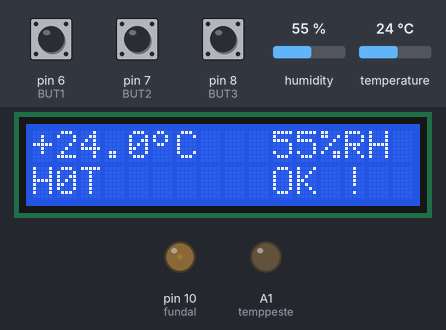
Simulated run of this sketch. Board: Arduino Uno, built with avr-gcc and run on an emulated ATmega328P. Shown: 16×2 character LCD, output pins drawn as LEDs (lit = HIGH). The inputs (shaded band) are chosen by the test bench; at power-on: pin 8 (BUT3) HIGH, pin 6 (BUT1) HIGH, pin 7 (BUT2) HIGH, humidity 55 %, temperature 24 °C. EEPROM starts erased.

Above: at 11.2 s.
11.3 s: pin 8 (BUT3) pulled LOW for 3.2 s
At 15.2 s:
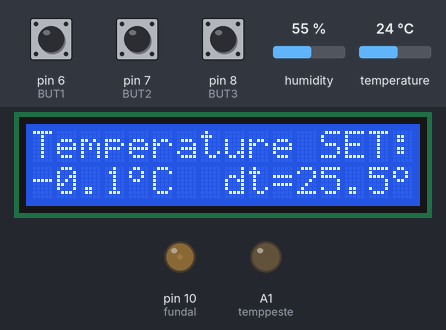
16.0 s: pin 6 (BUT1) pulled LOW for 1 s
At 17.4 s:
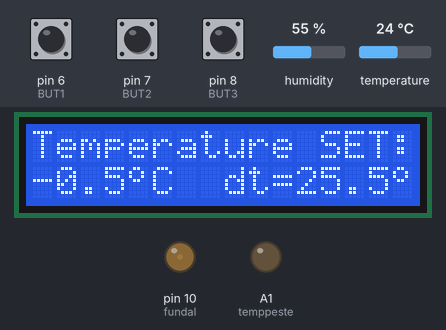
18.5 s: pin 7 (BUT2) pulled LOW for 3.2 s
At 22.9 s:
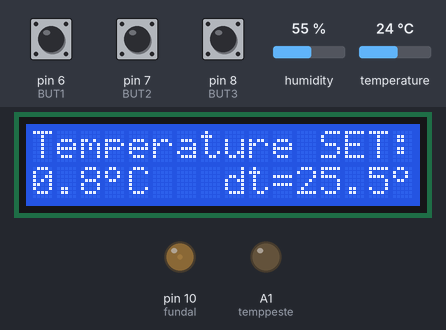
23.2 s: pin 7 (BUT2) pulled LOW for 0.15 s
24.9 s: pin 8 (BUT3) pulled LOW for 0.15 s
At 25.5 s:
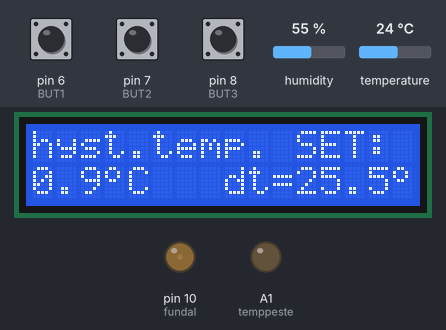
26.7 s: pin 6 (BUT1) pulled LOW for 0.15 s
At 28.0 s:
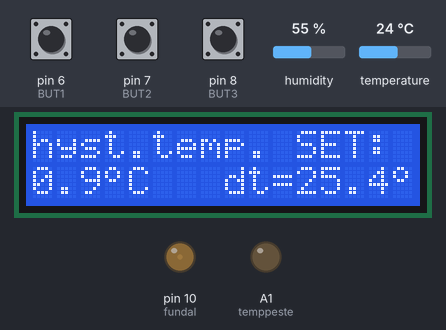
Timing chart, 0 to 29.4 s (numbered marks = the images above; inputs shaded):
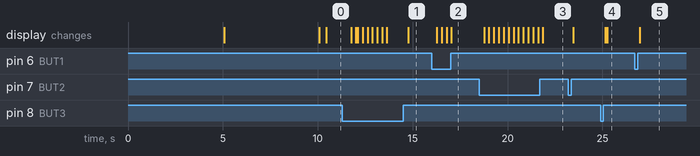

Measured:
- after the input at 11.3 s, the display: changes after 0.46 s (image 1)
- after the input at 16.0 s, the display: first changes after 0.26 s (image 2 shows a later state)
- after the input at 18.5 s, the display: first changes after 0.26 s (image 3 shows a later state)
- after the input at 24.9 s, the display: first changes after 0.25 s (image 4 shows a later state)
- after the input at 26.7 s, the display: changes after 0.26 s (image 5)

The sketch:

termostat_LCD_fundal_v4.ino
```cpp
/*
THERMOSTAR with HUMIDITY CONTROL
ver.1m0 - 28.08.2015, Craiova - Romania, Europe, Earth
ver.1m4 - 29.08.2015
ver.1m4x 0 27.05.2018
niq_ro write this sketch using parts of other sketches :)
http://www.tehnic.go.ro
http://nicuflorica.blogspot.ro/
http://arduinotehniq.blogspot.com/
Introducere iluminat de fundal - https://nicuflorica.blogspot.com/2017/08/iluminat-de-fundal-progresiv-pentru.html
ver.1m5  - 25.10.2018, Targu Mures - Pekatonix
*/

#include <LiquidCrystal.h>  //this library is included in the Arduino IDE
LiquidCrystal lcd(12, 11, 5, 4, 3, 2);
/*                                    -------------------
                                      |  LCD  | Arduino |
                                      -------------------
 LCD RS pin to digital pin 12         |  RS   |   D12   |
 LCD Enable pin to digital pin 11     |  E    |   D11   |
 LCD D4 pin to digital pin 5          |  D4   |   D6    |
 LCD D5 pin to digital pin 4          |  D5   |   D4    |
 LCD D6 pin to digital pin 3          |  D6   |   D3    |
 LCD D7 pin to digital pin 2          |  D7   |   D2    |
 LCD R/W pin to ground                |  R/W  |   GND   |
                                      -------------------
*/

// http://arduino.cc/en/Reference/LiquidCrystalCreateChar
byte grad[8] = {
  B01100,
  B10010,
  B10010,
  B01100,
  B00000,
  B00000,
  B00000,
};


// Example testing sketch for various DHT humidity/temperature sensors
// Written by ladyada, public domain
#include "DHT.h"
#define DHTPIN A0     // what pin we're connected to A0
// Uncomment whatever type you're using!
//#define DHTTYPE DHT11   // DHT 11
#define DHTTYPE DHT22   // DHT 22  (AM2302)
//#define DHTTYPE DHT21   // DHT 21 (AM2301)

// if is just sensor:
// Connect pin 1 (on the left) of the sensor to +5V
// Connect pin 2 of the sensor to whatever your DHTPIN is
// Connect pin 4 (on the right) of the sensor to GROUND
// Connect a 10K resistor from pin 2 (data) to pin 1 (power) of the sensor

DHT dht(DHTPIN, DHTTYPE);

// define pins for relay or leds
#define temppeste A1
//#define umidpeste A2

// define variable

float te, t1, tes, dete;   // variable for temperature
int has, hass, dehas;        // variable for humiditiy

byte heat;  // is 1 for heater and 0 for cooler
byte dry;   // is 1 for dryer and 0 for wetter

// part for menu: http://nicuflorica.blogspot.ro/2015/05/termostat-cu-afisaj-led.html
#define BUT1 6    // - switch
#define BUT2 7    // + switch
#define BUT3 8    // MENU switch

byte meniu = 0; // if MENIU = 0 is clasical
                // if MENIU = 1 is for temperature set (tes)
                // if MENIU = 2 is for dt temperature (dete)
                // if MENIU = 3 is for humidity set (hass)
                // if MENIU = 4 is for dh humidity (dehas)
                // if MENIU = 5 is for HEAT/COOL
                // if MENIU = 6 id for DRY/WET

// http://tronixstuff.com/2011/03/16/tutorial-your-arduinos-inbuilt-eeprom/
#include <EEPROM.h>

// https://nicuflorica.blogspot.ro/2017/08/iluminat-de-fundal-progresiv-pentru.html
#define fundal 10   // led de fundal
int inceput = 0;  // timpul in secunde cand s-a apasat butonul
int actual = 0;   // timpul actual in secunde
int ultimaapasare;  // se memoreaza timpul cand se apasa ultima dat abutonul
int timplumina = 7; // timp cant ramane fundalul aprins
byte fundalminim = 15;
byte fundalmaxim = 255;
byte nivelfundal = 15;
byte treaptanivel = 5;  // treapta scadere iluminare de la maxim la minim
byte apasat = 1;  // consideram butonul neapasat


void setup()
{

// Initialize LCD display
 lcd.begin(16, 2);
// create custom symbol
lcd.createChar(0, grad);

// Initialize DHT sensor
  dht.begin();

// define outputs
 pinMode(temppeste, OUTPUT);
 //pinMode(umidpeste, OUTPUT);

// set the default state for outputs
  digitalWrite(temppeste, LOW);
  //digitalWrite(umidpeste, LOW);

// set push buttons for menu
  pinMode(BUT1, INPUT);
  pinMode(BUT2, INPUT);
  pinMode(BUT3, INPUT);

  digitalWrite(BUT1, HIGH); // pull-ups on
  digitalWrite(BUT2, HIGH);
  digitalWrite(BUT3, HIGH);

  lcd.setCursor(0,0);
  lcd.print("thermostat");

  lcd.setCursor(0,1);
  lcd.print("sketch de niq_ro");

delay(5000);
lcd.clear();

  lcd.setCursor(0,0);
  lcd.print("modificat de");

  lcd.setCursor(0,1);
  lcd.print("Pekatonix");
delay(5000);
lcd.clear();

pinMode(BUT3, INPUT);
digitalWrite(BUT3, HIGH);

analogWrite(fundal, nivelfundal);  // se aprinde lumina de fundal la minim

inceput = millis()/1000;  // memoram timpul cand incepe sa ruleze programul (in secunde)

/*
// preset value for temperature and humidity
tes = 28.9;
dete = 0.2;
hass = 58;
dehas = 2;
heat = 1;  // is 1 for heater and 0 for cooler
dry = 1;   // is 1 for dryer and 0 for wetter
*/

/*
// just first time... after must put commnent (//)
EEPROM.write(201,0);    // tset1
EEPROM.write(202,245);  // tset2
EEPROM.write(203,5);    // dt x 10
EEPROM.write(204,45);   // hass
EEPROM.write(205,5);    // dehas
EEPROM.write(206,1);    // is 1 for heater and 0 for cooler
EEPROM.write(207,1);    // is 1 for dryer and 0 for wetter
 */

byte tset1 = EEPROM.read(201);
byte tset2 = EEPROM.read(202);
tes = 256 * tset1 + tset2;  // recover the number
tes = tes/10;
dete = EEPROM.read(203);
dete = dete/10;
hass = EEPROM.read(204);
dehas = EEPROM.read(205);
heat = EEPROM.read(206);
dry = EEPROM.read(207);
}


void loop()   {

apasat = digitalRead(BUT2);  // verificam starea butonului

  if (apasat == 0)  // daca e apasat
    {
      nivelfundal = fundalmaxim;
      analogWrite(fundal, nivelfundal);  // se aprinde la maxim fundalul
      Serial.println("S-a apasat butonul .....");
      delay(50);
      apasat = 1;  // consideram butonul neapasat
      ultimaapasare = millis()/1000;  // se memoreaza timpul cand s-a apasat ultima data butonul
    }

actual = millis()/1000;

if ((actual - ultimaapasare > timplumina) &&  (nivelfundal > fundalminim))  // daca a trecut timpul de aprindere lumina fundal la maxim si nu s-a stins la minim
{
  nivelfundal = nivelfundal - treaptanivel;   // nivel aprindere in scadere
  if (nivelfundal < fundalminim) nivelfundal = fundalminim; // nu trebuie sa scada valaorea sub minim
  analogWrite(fundal, nivelfundal);
  Serial.println(nivelfundal);
}

delay(100);

if (digitalRead(BUT3) == LOW)
{ meniu = meniu + 1;
lcd.clear();
delay(250);
}
if (meniu >= 7) meniu = 0;

if (meniu == 0)
{
 if (digitalRead(BUT3) == LOW)
  { meniu = 1;
  delay(250);
  }

   // Reading temperature or humidity
 has = dht.readHumidity();

 if (digitalRead(BUT3) == LOW)
  { meniu = 1;
  delay(250);
  }


te = dht.readTemperature();
delay(250);

 if (digitalRead(BUT3) == LOW)
  { meniu = 1;
  delay(250);
  }


// part from http://nicuflorica.blogspot.ro/2014/10/ceas-rtc-cu-ds1307-si-date-mediu-cu.html
 lcd.setCursor(0, 0);
  // lcd.print("t=");
 if (te < 0)
 {t1=-te;}
 else t1=te;

    if ( t1 < 10)
   {
     lcd.print(" ");
   }
   if (te>0) lcd.print("+");
   if (te==0) lcd.print(" ");
   if (te<0) lcd.print("-");
   lcd.print(t1,1);
//   lcd.write(0b11011111);
   lcd.write(byte(0));
   lcd.print("C  ");

   lcd.setCursor(10, 0);
  // lcd.print("H=");
   lcd.print(has);
   lcd.print("%RH");


if (te > tes)
 {
if (heat == 1) digitalWrite(temppeste, LOW);
if (heat == 0) digitalWrite(temppeste, HIGH);
   lcd.setCursor(0, 1);
//   lcd.print("OVER ");
lcd.print("H0T   ");
 }
if (tes - dete > te)
  {
if (heat == 0) digitalWrite(temppeste, LOW);
if (heat == 1) digitalWrite(temppeste, HIGH);

   lcd.setCursor(0, 1);
//   lcd.print("BELOW");
      lcd.print("COLD ");
 }
if ((te <= tes) and (tes - dete <= te))
 {
   lcd.setCursor(0, 1);
   lcd.print("OK !  ");
 }


 if (has > hass)
 {
//if (dry == 1) digitalWrite(umidpeste, HIGH);
//if (dry == 0) digitalWrite(umidpeste, LOW);

   lcd.setCursor(10, 1);
//   lcd.print("OVER ");
      lcd.print("WET ");
 }
 if (has < hass - dehas)
 {
//if (dry == 0) digitalWrite(umidpeste, HIGH);
//if (dry == 1) digitalWrite(umidpeste, LOW);
   lcd.setCursor(10, 1);
//   lcd.print("BELOW");
   lcd.print("DRY ");
 }
 if ((has <= hass) and (has >= hass - dehas))
 {  lcd.setCursor(10, 1);
   lcd.print("OK !  ");
}

actual = millis()/1000;
if ((actual - ultimaapasare > timplumina) &&  (nivelfundal > fundalminim))  // daca a trecut timpul de aprindere lumina fundal la maxim si nu s-a stins la minim
{
  nivelfundal = nivelfundal - treaptanivel;   // nivel aprindere in scadere
  if (nivelfundal < fundalminim) nivelfundal = fundalminim; // nu trebuie sa scada valaorea sub minim
  analogWrite(fundal, nivelfundal);
  Serial.println(nivelfundal);
}
} // last line for MENIU = 0


if (meniu == 1) {
  while (meniu == 1) {
//   teset(tset);
   lcd.setCursor(0, 0);
   lcd.print("Temperature SET:");
   lcd.setCursor(0, 1);
//   lcd.print("+");
   lcd.print(tes,1);
//   lcd.write(0b11011111);
   lcd.write(byte(0));
   lcd.print("C  ");

   lcd.setCursor(8, 1);
   lcd.print("dt=");
   lcd.print(dete,1);
//   lcd.write(0b11011111);
   lcd.write(byte(0));
   lcd.print("C  ");


   if (digitalRead(BUT1) == LOW)
  { tes = tes - 0.1;
  delay(250);
  }
   if (digitalRead(BUT2) == LOW)
  { tes = tes + 0.1;
  delay(250);
  }

int tes2 = tes*10;
byte tset1 = tes2 / 256;
byte tset2 = tes2 - tset1 * 256;
EEPROM.write(201, tset1);  // partea intreaga
EEPROM.write(202, tset2);   // rest


  if (digitalRead(BUT3) == LOW)
  { meniu = 2;
  delay(250);
  lcd.clear();
  }
//  delay(15);
     }
   delay (100);
}   // end loop for MENIU = 1


if (meniu == 2) {
 // if (tmax <= tmin) tmax = tmin + 10;
   while (meniu ==2) {
 //    maxim(dt/10); // this is number to diplay
 //    dete(dt); // this is number to diplay
   lcd.setCursor(0, 0);
   lcd.print("hyst.temp. SET:");
   lcd.setCursor(0, 1);
//   lcd.print("+");
   lcd.print(tes,1);
//   lcd.write(0b11011111);
   lcd.write(byte(0));
   lcd.print("C  ");

   lcd.setCursor(8, 1);
   lcd.print("dt=");
   lcd.print(dete,1);
//   lcd.write(0b11011111);
   lcd.write(byte(0));
   lcd.print("C  ");

    if (digitalRead(BUT1) == LOW)
   { dete = dete - 0.1;
   delay(250);
  }
   if (digitalRead(BUT2) == LOW)
   { dete = dete + 0.1;
   delay(250);
  }
   if (digitalRead(BUT3) == LOW)
   { meniu = 3;
   delay(250);
   lcd.clear();
  }
//   delay(15);
if (dete < 0.1) dete = 0.1;
  EEPROM.write(203,dete*10);
    }
}  // end loop for MENIU = 2


if (meniu == 3) {
  while (meniu == 3) {
//   teset(tset);
   lcd.setCursor(0, 0);
   lcd.print("Humidity SET:");
   lcd.setCursor(0, 1);
//   lcd.print("+");
   lcd.print(hass,1);
//   lcd.write(0b11011111);
//   lcd.write(byte(0));
   lcd.print("%RH  ");

   lcd.setCursor(7, 1);
   lcd.print("dh=");
   lcd.print(dehas);
//   lcd.write(0b11011111);
//   lcd.write(byte(0));
   lcd.print("%RH");


   if (digitalRead(BUT1) == LOW)
  { hass = hass - 1;
  delay(250);
  }
   if (digitalRead(BUT2) == LOW)
  { hass = hass + 1;
  delay(250);
  }

  EEPROM.write(204,hass);

  if (digitalRead(BUT3) == LOW)
  { meniu = 4;
  delay(250);
  lcd.clear();
  }
//  delay(15);
     }
   delay (250);
}  // end loop for MENIU =3


if (meniu == 4) {
   while (meniu ==4) {
   lcd.setCursor(0, 0);
   lcd.print("hyst.humid. SET:");
   lcd.setCursor(0, 1);
//   lcd.print("+");
   lcd.print(hass);
//   lcd.write(0b11011111);
   lcd.write(byte(0));
   lcd.print("%RH");

   lcd.setCursor(7, 1);
   lcd.print("dh=");
   lcd.print(dehas);
//   lcd.write(0b11011111);
   lcd.write(byte(0));
   lcd.print("%RH");


   if (digitalRead(BUT1) == LOW)
   { dehas = dehas - 1;
   delay(250);
  }
   if (digitalRead(BUT2) == LOW)
   { dehas = dehas + 1;
   delay(250);
  }

    EEPROM.write(205,dehas);

   if (digitalRead(BUT3) == LOW)
   { meniu = 5;
   delay(250);
   lcd.clear();
  }
//   delay(15);
if (dehas < 1) dehas = 1;
    }
}  // end loop for MENIU = 4


if (meniu == 5) {
   while (meniu ==5) {
   lcd.setCursor(0, 0);
   lcd.print("thermostat type:");
   lcd.setCursor(0, 1);

if (heat == 1)
{
   lcd.print("HEATER ");
}
if (heat == 0)
{
   lcd.print("COOLER ");
}

   if (digitalRead(BUT1) == LOW)
   { heat = 0;
   delay(250);
  }
   if (digitalRead(BUT2) == LOW)
   { heat = 1;
   delay(250);
  }

    EEPROM.write(206,heat);

   if (digitalRead(BUT3) == LOW)
   { meniu = 6;
   delay(250);
   lcd.clear();
  }
  }
}   // end loop for end MENIU = 5


if (meniu == 6) {
   while (meniu ==6) {
   lcd.setCursor(0, 0);
   lcd.print("Humidity control");
   lcd.setCursor(0, 1);

if (dry == 1)
{
   lcd.print("DRYER ");
}
if (dry == 0)
{
   lcd.print("WETTER ");
}

   if (digitalRead(BUT1) == LOW)
   { dry = 0;
   delay(250);
  }
   if (digitalRead(BUT2) == LOW)
   { dry = 1;
   delay(250);
  }
  EEPROM.write(207,dry);

   if (digitalRead(BUT3) == LOW)
   { meniu = 7;
   delay(250);
   lcd.clear();
  }
  }
}   // end loop for end MENIU = 6

} // last line in main loop
```
